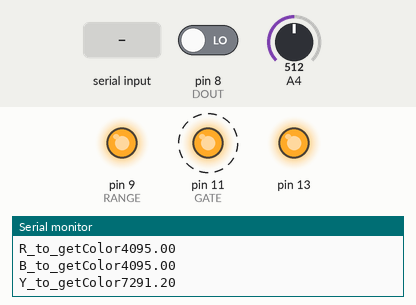
A sketch run on a simulated Arduino Uno, built with avr-gcc and run on an emulated ATmega328P. Shown: output pins drawn as LEDs (lit = HIGH), the last lines printed to the serial monitor. Dashed ring = blinking. The inputs (shaded band) are chosen by the test bench; at power-on: A4 = 512, pin 8 (DOUT) LOW. Pins used as bus, display or sensor lines are not drawn.

Above: at 0.87 s.
1.4 s: A4 set to 122
At 1.96 s:
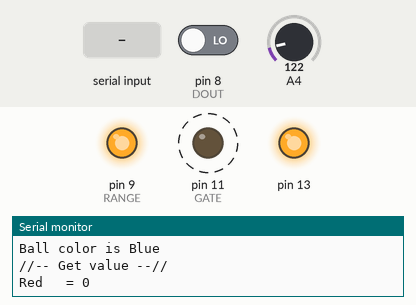
4.6 s: A4 set to 0
At 6.02 s:
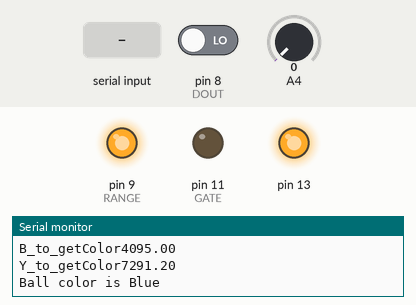
7.8 s: pin 8 (DOUT) driven HIGH
11.0 s: "1" received over Serial
At 11.54 s:
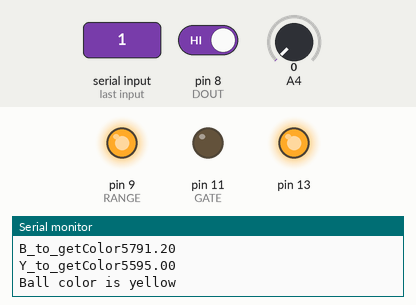
14.2 s: A4 set to 716
At 14.7 s:
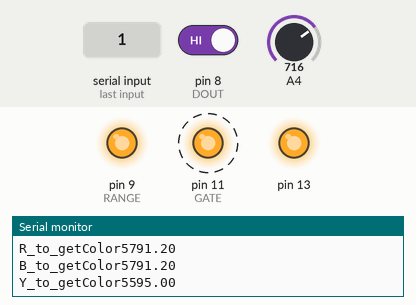
17.4 s: pin 8 (DOUT) driven LOW
Timing chart, 0 to 21.6 s (numbered marks = the images above; inputs shaded):
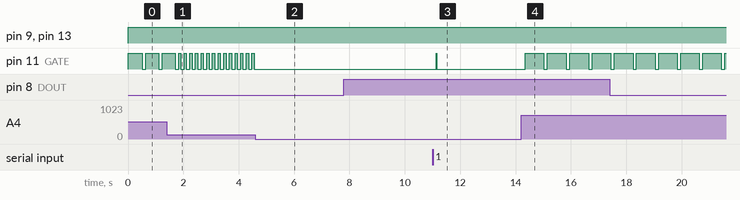

Measured:
- after the input at 1.4 s, pin 11 (GATE): alternates HIGH for 0.08 s and LOW for 0.12 s, starting after 0.51 s
- after the input at 4.6 s, pin 11 (GATE): stops changing and stays LOW
- after the input at 11.0 s, pin 11 (GATE): LOW → HIGH after 0.14 s, → LOW 0.02 s later
- after the input at 14.2 s, pin 11 (GATE): alternates HIGH for 0.68 s and LOW for 0.13 s, starting after 0.14 s
- by itself, pin 11 (GATE): alternates HIGH for 0.49 s and LOW for 0.12 s

The sketch:

hashimotosenpai.ino
```cpp
#define RANGE 9   // 8番ピンをRange端子に設定
#define GATE  11   // 9番ピンをGate端子に設定
#define CK   10    //10番ピンをCK端子に設定
#define DOUT 8    //11番ピンをDout端子に設定

int red, green, blue;   //RGB三色の変数を用意
//////////////////////////////////////////////////////////////
//各基準色を原点から伸びる位置ベクトルで表現する, 0~4095の16色
double R_vec[3] = {4095.0, 0.0, 0.0}; //red
double B_vec[3] = {0.0, 0.0, 4095.0}; //blue
double Y_vec[3] = {4095.0, 4095.0, 0.0}; //yellow

//取得できた色情報を原点から伸びる位置ベクトルで表現する
int get_vec[3] = {};  //初期値0, 0~4095の実数

//基準色ベクトルと取得色ベクトルとの距離を示す変数
double R_to_getColor;
double B_to_getColor;
double Y_to_getColor;
///////////////////////////////////////////////////////////////
void setup(){
  //Range,Gate,CK端子をデジタル出力に設定
  pinMode(RANGE,OUTPUT);
  pinMode(GATE,OUTPUT);
  pinMode(CK,OUTPUT);
  pinMode(13,OUTPUT);

  //Dout端子をデジタル入力に設定
  pinMode(DOUT,INPUT);

  //シリアル通信設定
  Serial.begin(9600);
}

void loop(){ //測光時間用の可変抵抗器の読み込み（アナログ入力:０番ピン）
  digitalWrite(13,HIGH);
  int val=analogRead(4);//おそらく測定できなかったのはアナログ４番ピンに繋がってなかったため。//12番と13番のピンの接触？

  //Gate,CK端子をLowに設定
  digitalWrite(GATE,LOW);
  digitalWrite(CK,LOW);
  delayMicroseconds(2000);//2000マイクロ秒待機

  //感度設定（HIGH:高感度に設定）
  digitalWrite(RANGE,HIGH);

  //測光開始（光量の積算を開始）
  digitalWrite(GATE,HIGH);

  //測光時間（valを代入し可変的に設定）
  delay(val+1);

  //測光終了（光量の積算を終了）
  digitalWrite(GATE,LOW);
  delayMicroseconds(4);//4マイクロ秒待機

  //数値の整理をする
  red = shiftIn();    //赤の処理
  green = shiftIn();    //緑の処理
  blue = shiftIn();   //青の処理
/////////////////////////////////////////////////////////////////////////////
  //取得できた値を原点から伸びる位置ベクトルとして表現するために配列に格納する
  //[0] = red, [1] = green, [2] = blue
  get_vec[0] = red;
  get_vec[1] = green;
  get_vec[2] = blue;
  //配列の値を渡して判別色を判定する関数

  color_judgement();
//////////////////////////////////////////////////////////////////////////
  //結果をprintする
  Serial.println("//-- Get value --//");
  Serial.print("Red   = "); Serial.println(get_vec[0]);
  Serial.print("Green = "); Serial.println(get_vec[1]);
  Serial.print("Blue  = "); Serial.println(get_vec[2]);
  Serial.print("R_to_getColor"); Serial.println(R_to_getColor);
  Serial.print("B_to_getColor"); Serial.println(B_to_getColor);
  Serial.print("Y_to_getColor"); Serial.println(Y_to_getColor);


  analogWrite(11, 250);
 // analogWrite(12, 250);
  //analogWrite(13, 250); //????????????????????よくわからない

  //Gate端子をHighに戻す
  digitalWrite(GATE,HIGH);

  if(Serial.available()>0){
    Serial.print(red,DEC);
    Serial.print(",");
    Serial.print(green,DEC);
    Serial.print(",");
    Serial.println(blue,DEC);
    Serial.read();
  }

}

//12ビット分のパルス送信と読み込み処理
int shiftIn(){
  int result=0;   //検出結果用の変数を用意（0：初期化）

  //12ビット分の繰り返し処理
  for(int i=0;i<12;i++){
    digitalWrite(CK,HIGH);//1ビット分のクロックパルス出力（HIGH）
    delayMicroseconds(1);//1マイクロ秒待機

    //Dout端子からの出力がHighの場合
    if(digitalRead(DOUT)==HIGH){
      result+=(1<<i);   //12ビットのi桁目に1を代入（i桁分だけ左にシフト）
    }

    digitalWrite(CK,LOW);   //1ビット分のクロックパルス出力（LOW）
    delayMicroseconds(1);   //1マイクロ秒待機
  }

  delayMicroseconds(3);   //3マイクロ秒待機
  return result;    //結果を出力  //2進数での結果を10進数の0~4095に変換している？//出力は１２ビットのデジタル（0,1）出力されてる？でもresultは0〜4095になってる？
}
//////////////////////////////////////////////////////////////////////////////////
void color_judgement(void){
  int judge_color = 0;    //red -> 1, blue -> 2 yellow -> 3

  /*
   取得できた色のベクトルと基準となる各色ベクトルとの距離を調べる
   */
  //取得できた色のベクトルと赤ベクトルとの距離を調べる
  R_to_getColor = sqrt( (R_vec[0] - get_vec[0]) * (R_vec[0] - get_vec[0])
                       +(R_vec[1] - get_vec[1]) * (R_vec[1] - get_vec[1])
                       +(R_vec[2] - get_vec[2]) * (R_vec[2] - get_vec[2]) );

  //取得できた色のベクトルと青ベクトルとの距離を調べる
  B_to_getColor = sqrt( (B_vec[0] - get_vec[0]) * (B_vec[0] - get_vec[0])
                       +(B_vec[1] - get_vec[1]) * (B_vec[1] - get_vec[1])
                       +(B_vec[2] - get_vec[2]) * (B_vec[2] - get_vec[2]) );

  //取得できた色のベクトルと黄ベクトルとの距離を調べる
  Y_to_getColor = sqrt( (Y_vec[0] - get_vec[0]) * (Y_vec[0] - get_vec[0])
                       +(Y_vec[1] - get_vec[1]) * (Y_vec[1] - get_vec[1])
                       +(Y_vec[2] - get_vec[2]) * (Y_vec[2] - get_vec[2]) )+1500;

  /*
    ベクトルの距離を比較し，一番大きいベクトルを示す数値を変数に格納する
   */
  /*
  if(R_to_getColor < B_to_getColor){
    judge_color = 1;
  }
  else{
    judge_color = 2;
  }
  */
if(Y_to_getColor < B_to_getColor&&Y_to_getColor<R_to_getColor){
    judge_color = 3;
  }else{
    if(R_to_getColor<B_to_getColor){
      judge_color = 1;
      }else{
        judge_color = 2;
        }

  }


  //print the result....
  Serial.print("Ball color is ");
  switch(judge_color) {
  case 1:
    Serial.println("Red");
    break;
  case 2:
    Serial.println("Blue");
    break;
  case 3:
    Serial.println("yellow");
    break;
  }

  return 0;
}
```
